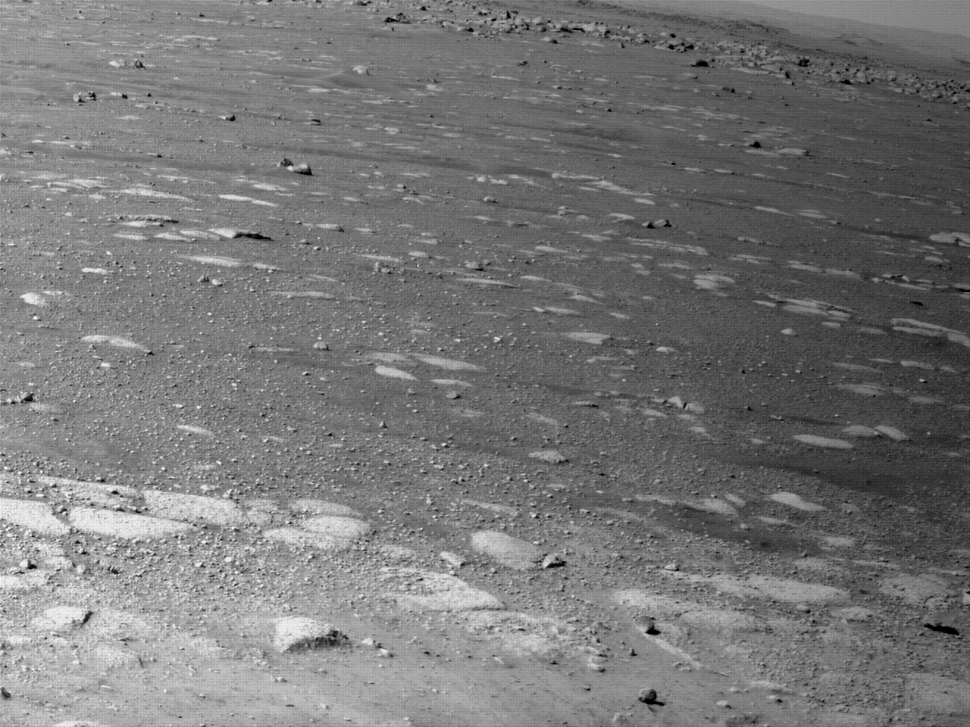
#> input picture data/ground/Mars_Perseverance_NRE_0002_0667130601_395ECM_N0010052AUT_04096_00_0LLJ01.png, 970 x 727 px, shrunk from 1280 x 960 before the run
$ python ground_geofeatures.py
#> lines starting #> are read from the running program, lines starting #| are printed output that depends on the picture; long printed decimals are rounded
### src/perseverance/__init__.py
import matplotlib
matplotlib.use('Qt5Agg')

from os.path import dirname, realpath, join

assetsdir = join(dirname(dirname(dirname(realpath(__file__)))), "data", "aerials")

def rgb2gray(img):
    r = img[:, :, 0]
    g = img[:, :, 1]
    b = img[:, :, 2]
    return (
        0.2989 * r + 0.5879 * g + 0.114 * b
    )

def threshold(img, thresh=127):
    return ((img > thresh) * 255).astype("uint8")

def inverted_threshold(img, thresh=127):
    return ((img < thresh) * 255).astype("uint8")

### src/perseverance/ground_geofeatures.py
"""
IMAGE SEGMENTATION: image thresholding
on Mars Perseverance ground image
(Jezero Crater)
"""
from os.path import join, dirname

import numpy as np
import matplotlib.pyplot as plt
import matplotlib.image as mpimg

from __init__ import assetsdir, rgb2gray, threshold, inverted_threshold


img1 = mpimg.imread(join(dirname(assetsdir), "ground", "Mars_Perseverance_NRE_0002_0667130601_395ECM_N0010052AUT_04096_00_0LLJ01.png"))
#> img1 is the input picture: shape (727, 970, 3) float32; min 0, max 1, mean 0.466
print(type(img1))
#| <class 'numpy.ndarray'>
print(img1.shape)
#| (727, 970, 3)
print(img1.ndim)
#| 3
print(img1.size)
#| 2115570
print(img1.dtype)
#| float32
print(img1.nbytes)
#| 8462280
print(np.median(img1))
#| 0.4588
print(np.average(img1))
#| 0.4664
print(np.mean(img1))
#| 0.4664
print(np.std(img1))
#| 0.1436
print(np.var(img1))
#| 0.02061

_, axs = plt.subplots(2, 2, constrained_layout=True)

axs[0,0].set_title("Original")
axs[0,0].imshow(img1)

axs[0,1].set_title("grayscale")
axs[0,1].imshow(rgb2gray(img1), cmap="gray")

axs[1,0].set_title("inverted threshold 127")
axs[1,0].imshow(inverted_threshold(img1, thresh=200))
#> in inverted_threshold, `return ((img < thresh) * 255).astype("uint8")`: returned value: shape (727, 970, 3); every value is 255

axs[1,1].set_title("inverted threshold 127 - original")
axs[1,1].imshow(inverted_threshold(rgb2gray(img1)) - rgb2gray(img1), cmap="gray")
#> in inverted_threshold (call 2), `return ((img < thresh) * 255).astype("uint8")`: returned value: shape (727, 970); every value is 255

plt.show()
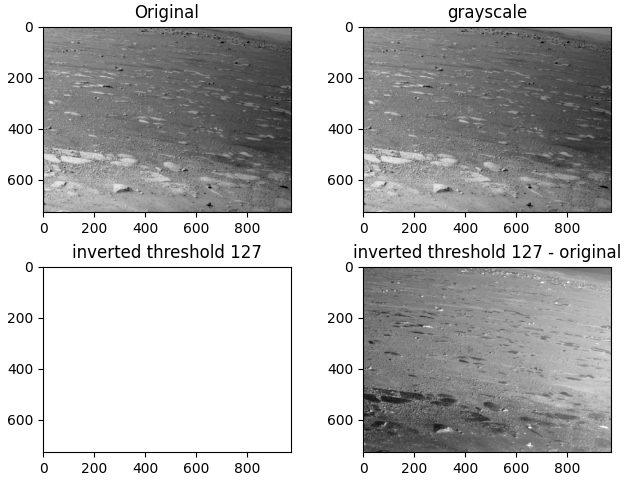
#> figure drawn by matplotlib, 4 panels

$ run again, with data/ground/Mars_Perseverance_NRE_0002_0667130699_601ECM_N0010052AUT_04096_00_0LLJ01.png copied over data/ground/Mars_Perseverance_NRE_0002_0667130601_395ECM_N0010052AUT_04096_00_0LLJ01.png
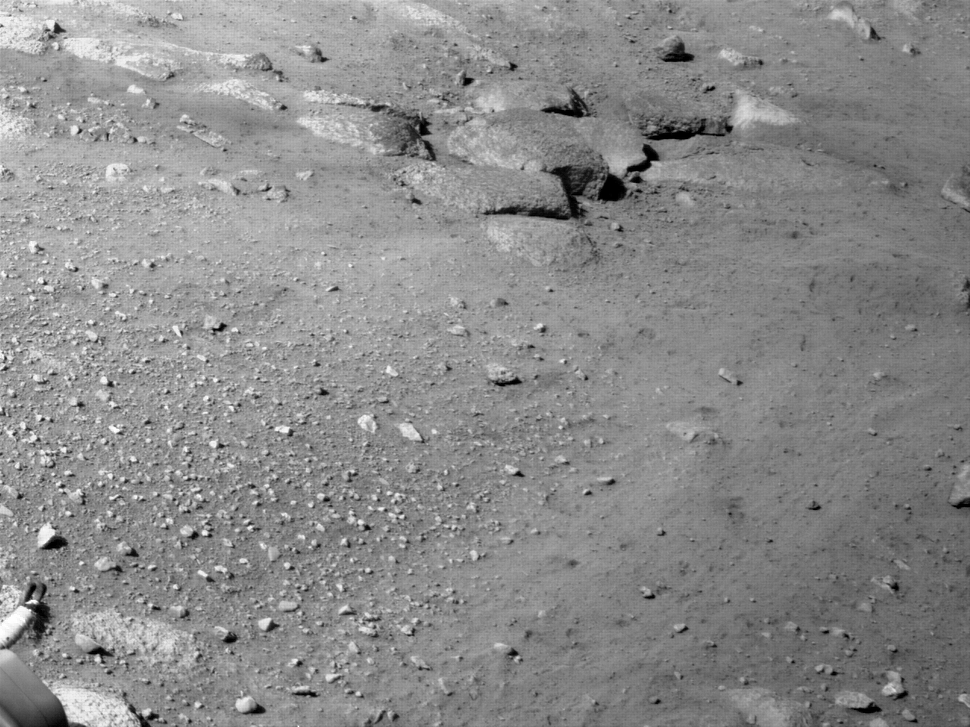
#> input picture data/ground/Mars_Perseverance_NRE_0002_0667130699_601ECM_N0010052AUT_04096_00_0LLJ01.png, 970 x 727 px, shrunk from 1280 x 960 before the run
#> img1 is the input picture: shape (727, 970, 3) float32; min 0, max 1, mean 0.543
#| <class 'numpy.ndarray'>
#| (727, 970, 3)
#| 3
#| 2115570
#| float32
#| 8462280
#| 0.5373
#| 0.5435
#| 0.5435
#| 0.1184
#| 0.01402
#> `plt.show()`:
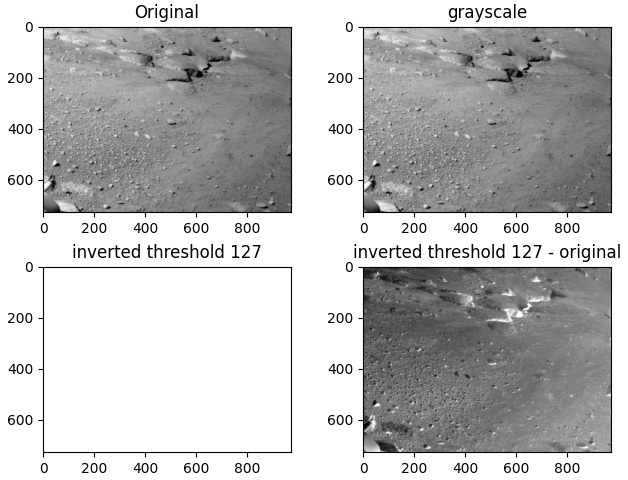
#> figure drawn by matplotlib, 4 panels
